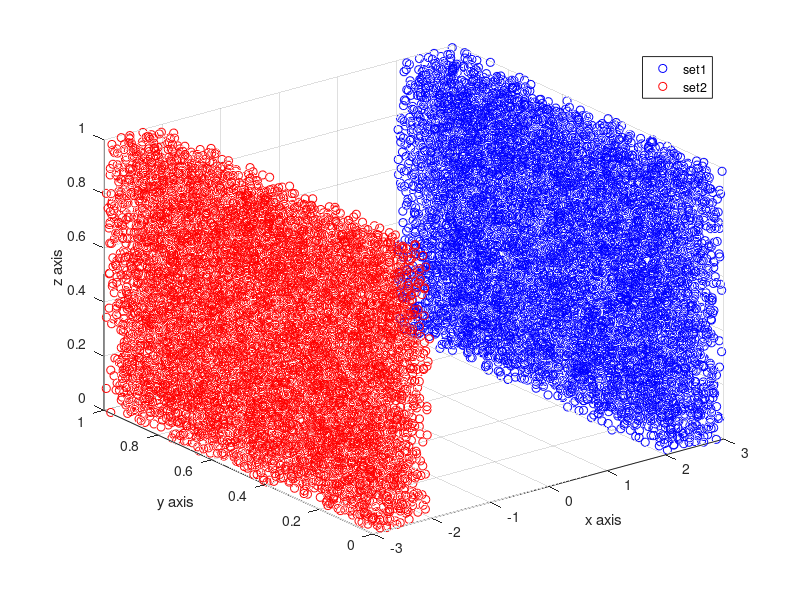
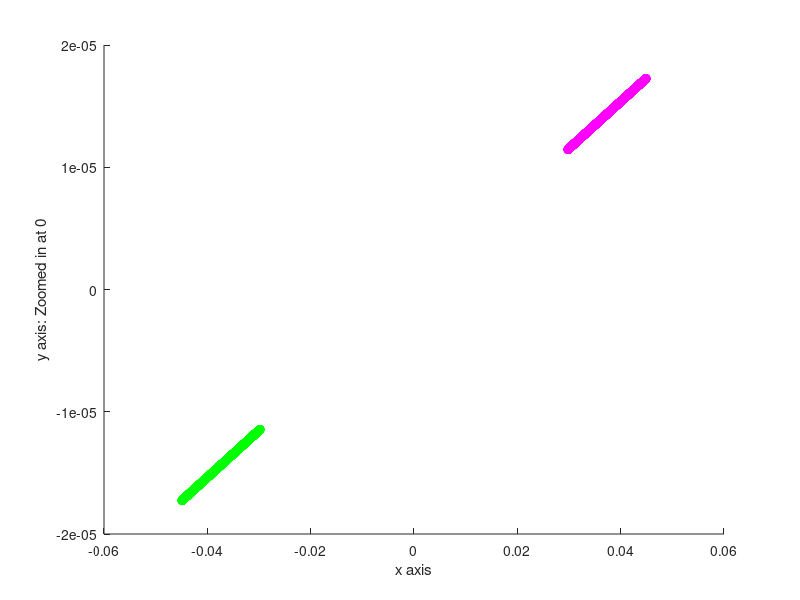

Reproduce these figures in MATLAB, in order.
%Copyright (c) 2014 Luke Marcus Biagio Testa
%All rights reserved.

%Redistribution and use in source and binary forms are permitted
%provided that the above copyright notice and this paragraph are
%duplicated in all such forms and that any documentation,
%advertising materials, and other materials related to such
%distribution and use acknowledge that the software was developed
%by the Luke Marcus Biagio Testa. The name of the
%Luke Marcus Biagio Testa may not be used to endorse or promote products derived
%from this software without specific prior written permission.
%THIS SOFTWARE IS PROVIDED ``AS IS'' AND WITHOUT ANY EXPRESS OR
%IMPLIED WARRANTIES, INCLUDING, WITHOUT LIMITATION, THE IMPLIED
%WARRANTIES OF MERCHANTABILITY AND FITNESS FOR A PARTICULAR PURPOSE.

close all

%% LDA

NoPts = 10000;

% generate two data sets of 100 2D points
set1 = [((rand(1,NoPts)) + 2)', (rand(1,NoPts))', (rand(1,NoPts))'];
scatter3(set1(:,1),set1(:,2),set1(:,3),'b')

hold on
set2 = [((rand(1,NoPts)) - 3)', (rand(1,NoPts))', (rand(1,NoPts))'];
scatter3(set2(:,1),set2(:,2),set2(:,3),'r')

xlabel('x axis')
ylabel('y axis')
zlabel('z axis')
legend('set1','set2')


%% compute mean. p = aprior probability

u_set1 = mean(set1)';
u_set2 = mean(set2)';

p1 = 0.5; p2 = 0.5;
u_total = (p1*u_set1) + (p2*u_set2);


%% Compute normalized covariance matrix

% Debug this: I think X and Y have mixed up here

diff = set1' - [repmat(u_set1(:,1),1,size(set1,1))];
C1 = (diff*diff')%./100;
[U1 V1] = eig(C1);

diff = set2' - [repmat(u_set2(:,1),1,size(set2,1));];
C2 = (diff*diff')%./100;
[U2 V2] = eig(C2);


%% Compute within/between class scatter

val1 = (u_set1 - u_total)*(u_set1 - u_total)';
val2 = (u_set2 - u_total)*(u_set2 - u_total)';


Cb = val1 + val2;
Cw = (p1*C1) + (p2*C2);


[Ub Vb] = eig(Cb);
[Uw Vw] = eig(Cw);


%% Compute class independent criteria

criteria = inv(Cw)*Cb;
[U_criteria V_criteria] = eig(criteria)


%% Transform data to criteria

for i=1:size(set1,1)
    set1(i,:) = criteria'*set1(i,:)';
    set2(i,:) = criteria'*set2(i,:)';
end



%% plot transformed data

figure(2)
scatter(set1(:,1),set1(:,2),'m');
hold on
scatter(set2(:,1),set2(:,2),'g')
ylabel('y axis: Zoomed in at 0')
xlabel('x axis')

